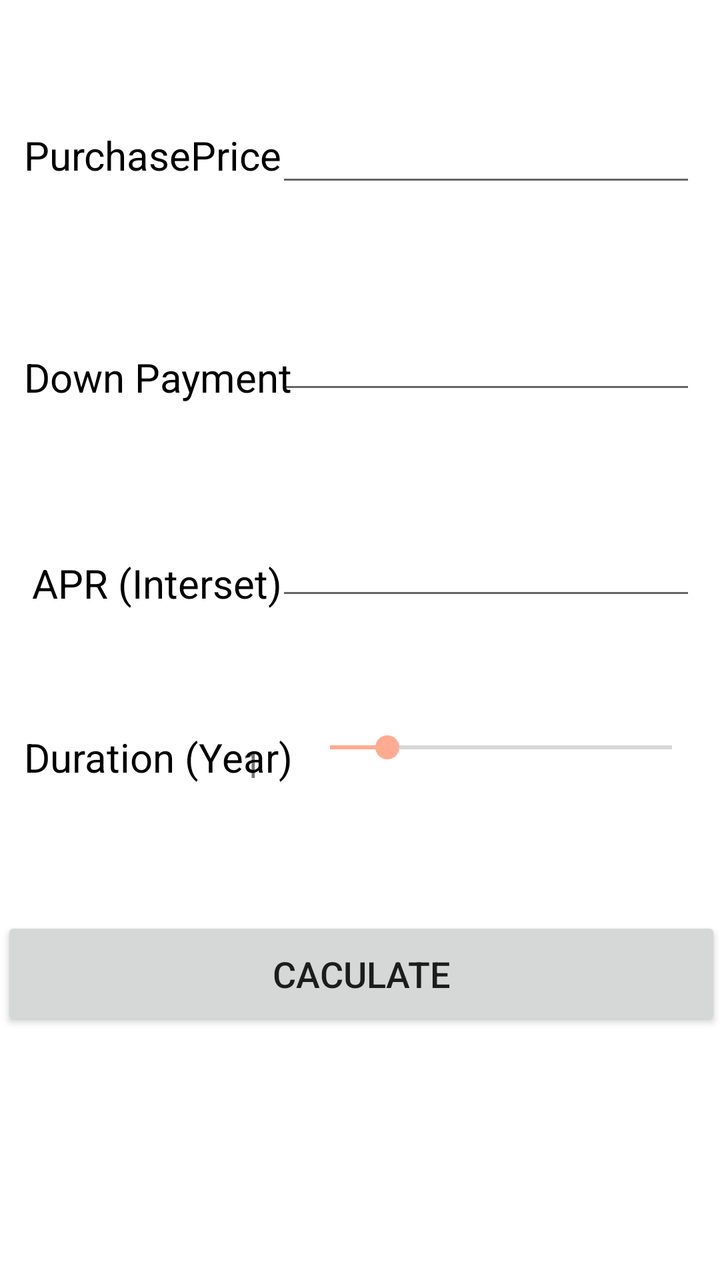
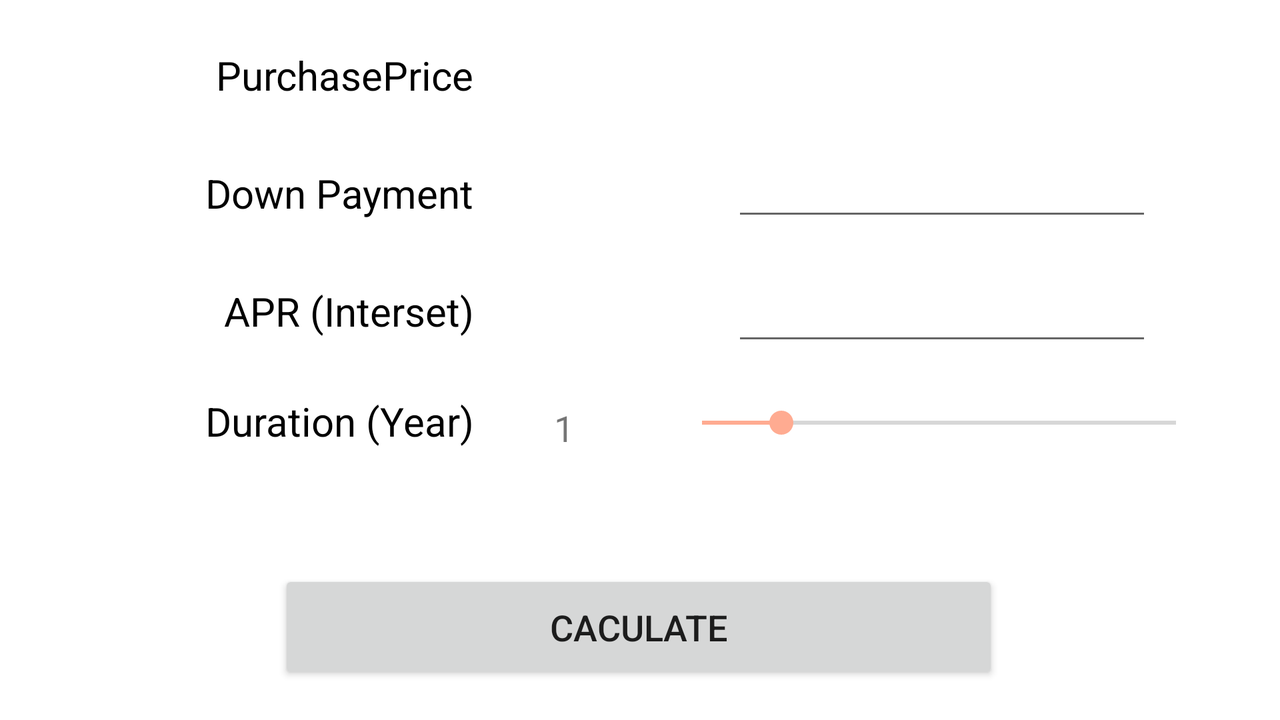

An Android layout and its configuration variant, each rendered on a device that would load it. The default file and the variant file are quoted in full after the pictures.
<!-- AndroidManifest.xml: application theme Theme.Mtcalculator -->
<!-- res/layout/activity_main.xml -->
<?xml version="1.0" encoding="utf-8"?>
<androidx.constraintlayout.widget.ConstraintLayout xmlns:android="http://schemas.android.com/apk/res/android"
    xmlns:app="http://schemas.android.com/apk/res-auto"
    xmlns:tools="http://schemas.android.com/tools"
    android:id="@+id/tableLayout"
    android:layout_width="match_parent"
    android:layout_height="match_parent"
    android:layout_column="2"
    android:layout_gravity="center|right"
    tools:context=".MainActivity">

    <TextView
        android:id="@+id/textViewPurchasePrice"
        android:layout_width="wrap_content"
        android:layout_height="wrap_content"
        android:layout_row="0"
        android:layout_column="0"
        android:layout_gravity="center|right|center_horizontal"
        android:layout_marginStart="12dp"
        android:layout_marginTop="64dp"
        android:background="#00F5F3F3"
        android:gravity="center"
        android:text="PurchasePrice"
        android:textColor="@android:color/black"
        android:textColorHighlight="@android:color/holo_blue_dark"
        android:textColorLink="@android:color/black"
        android:textSize="20sp"
        app:layout_constraintStart_toStartOf="parent"
        app:layout_constraintTop_toTopOf="parent" />

    <EditText
        android:id="@+id/editTextPurchasePrice"
        android:layout_width="wrap_content"
        android:layout_height="wrap_content"
        android:layout_row="0"
        android:layout_column="1"
        android:layout_gravity="center|left"
        android:layout_marginTop="64dp"
        android:layout_marginEnd="12dp"
        android:digits=".,0123456789"
        android:ems="10"
        android:inputType="numberDecimal"
        android:maxLength="20"
        android:textColor="#FA0C0C0C"
        android:textColorHint="#FA090808"
        android:textSize="18sp"
        app:layout_constraintBottom_toBottomOf="@+id/textViewPurchasePrice"
        app:layout_constraintEnd_toEndOf="parent"
        app:layout_constraintTop_toTopOf="parent" />

    <TextView
        android:id="@+id/textViewInterestRate"
        android:layout_width="wrap_content"
        android:layout_height="wrap_content"
        android:layout_row="1"
        android:layout_column="0"
        android:layout_gravity="center|right|center_horizontal"
        android:layout_marginStart="12dp"
        android:layout_marginTop="76dp"
        android:background="#00F5F3F3"
        android:gravity="center"
        android:text="APR (Interset)"
        android:textColor="@android:color/black"
        android:textColorHighlight="@android:color/holo_blue_dark"
        android:textColorLink="@android:color/black"
        android:textSize="20sp"
        app:layout_constraintEnd_toEndOf="@+id/textViewPurchasePrice"
        app:layout_constraintHorizontal_bias="1.0"
        app:layout_constraintStart_toStartOf="parent"
        app:layout_constraintTop_toBottomOf="@+id/textViewDownPaymentAmount" />

    <EditText
        android:id="@+id/editTextInterestRate"
        android:layout_width="wrap_content"
        android:layout_height="wrap_content"
        android:layout_row="1"
        android:layout_column="1"
        android:layout_gravity="center|left"
        android:layout_marginTop="40dp"
        android:layout_marginEnd="12dp"
        android:ems="10"
        android:inputType="number"
        android:maxLength="4"
        android:textColor="#FA0F0F0F"
        android:textColorHint="#FA090808"
        android:textSize="18sp"
        app:layout_constraintBottom_toBottomOf="@+id/textViewInterestRate"
        app:layout_constraintEnd_toEndOf="parent"
        app:layout_constraintHorizontal_bias="1.0"
        app:layout_constraintStart_toStartOf="@+id/editTextDouwnPaymentAmount"
        app:layout_constraintTop_toBottomOf="@+id/editTextDouwnPaymentAmount"
        app:layout_constraintVertical_bias="1.0" />

    <TextView
        android:id="@+id/textViewDownPaymentAmount"
        android:layout_width="wrap_content"
        android:layout_height="wrap_content"
        android:layout_row="2"
        android:layout_column="0"
        android:layout_gravity="center|right"
        android:layout_marginStart="12dp"
        android:layout_marginTop="84dp"
        android:gravity="center"
        android:text="Down Payment"
        android:textColor="@android:color/black"
        android:textColorHighlight="@android:color/holo_blue_dark"
        android:textColorLink="@android:color/black"
        android:textSize="20sp"
        app:layout_constraintEnd_toEndOf="@+id/textViewPurchasePrice"
        app:layout_constraintHorizontal_bias="0.0"
        app:layout_constraintStart_toStartOf="parent"
        app:layout_constraintTop_toBottomOf="@+id/textViewPurchasePrice" />

    <EditText
        android:id="@+id/editTextDouwnPaymentAmount"
        android:layout_width="wrap_content"
        android:layout_height="wrap_content"
        android:layout_row="2"
        android:layout_column="1"
        android:layout_gravity="center|left"
        android:layout_marginTop="40dp"
        android:layout_marginEnd="12dp"
        android:digits="0123456789"
        android:ems="10"
        android:inputType="numberDecimal"
        android:maxLength="20"
        android:textColor="#FA111010"
        android:textColorHint="#FA090808"
        android:textSize="18sp"
        app:layout_constraintBottom_toBottomOf="@+id/textViewDownPaymentAmount"
        app:layout_constraintEnd_toEndOf="parent"
        app:layout_constraintHorizontal_bias="1.0"
        app:layout_constraintStart_toStartOf="@+id/editTextPurchasePrice"
        app:layout_constraintTop_toBottomOf="@+id/editTextPurchasePrice"
        app:layout_constraintVertical_bias="1.0" />

    <TextView
        android:id="@+id/duration"
        android:layout_width="wrap_content"
        android:layout_height="wrap_content"
        android:layout_row="3"
        android:layout_column="0"
        android:layout_marginStart="12dp"
        android:layout_marginTop="60dp"
        android:gravity="center|left"
        android:text="Duration (Year)"
        android:textColor="@android:color/black"
        android:textColorHighlight="@android:color/holo_blue_dark"
        android:textColorLink="@android:color/black"
        android:textSize="20sp"
        app:layout_constraintStart_toStartOf="parent"
        app:layout_constraintTop_toBottomOf="@+id/textViewInterestRate" />

    <TextView
        android:id="@+id/textViewDuration"
        android:layout_width="28dp"
        android:layout_height="34dp"
        android:layout_marginEnd="220dp"
        android:gravity="center"
        android:text="1"
        android:textSize="18sp"
        app:layout_constraintBottom_toBottomOf="@+id/duration"
        app:layout_constraintEnd_toEndOf="parent"
        app:layout_constraintTop_toTopOf="@+id/duration"
        app:layout_constraintVertical_bias="0.0" />

    <SeekBar
        android:id="@+id/seekBar"
        android:layout_width="203dp"
        android:layout_height="17dp"
        android:layout_row="3"
        android:layout_column="1"
        android:layout_gravity="center"
        android:layout_marginEnd="8dp"
        android:max="30"
        android:progress="5"
        app:layout_constraintBottom_toBottomOf="@+id/duration"
        app:layout_constraintEnd_toEndOf="parent"
        app:layout_constraintTop_toTopOf="@+id/duration"
        app:layout_constraintVertical_bias="0.0" />

    <Button
        android:id="@+id/calculate"
        android:layout_width="360dp"
        android:layout_height="57dp"
        android:layout_row="4"
        android:layout_column="0"
        android:layout_gravity="center"
        android:layout_marginStart="12dp"
        android:layout_marginEnd="12dp"
        android:text="CACULATE"
        android:textSize="18sp"
        app:layout_constraintBottom_toBottomOf="parent"
        app:layout_constraintEnd_toEndOf="parent"
        app:layout_constraintHorizontal_bias="0.481"
        app:layout_constraintStart_toStartOf="parent"
        app:layout_constraintTop_toTopOf="parent"
        app:layout_constraintVertical_bias="0.786" />


</androidx.constraintlayout.widget.ConstraintLayout>
<!-- resources referenced by this layout -->
<resources>
  <style name="Theme.Mtcalculator" parent="Theme.MaterialComponents.DayNight.DarkActionBar">
          
          <item name="colorPrimary">@color/blue_500</item>
          <item name="colorPrimaryVariant">@color/blue_700</item>
          <item name="colorOnPrimary">@color/white</item>
          
          <item name="colorSecondary">@color/orange_200</item>
          <item name="colorSecondaryVariant">@color/orange_700</item>
          <item name="colorOnSecondary">@color/black</item>
          
          <item name="android:statusBarColor" tools:targetApi="l">?attr/colorPrimaryVariant</item>
          
      </style>
  <color name="blue_500">#3F51B5</color>
  <color name="blue_700">#FF3700B3</color>
  <color name="white">#FFFFFFFF</color>
  <color name="orange_200">#FFAB91</color>
  <color name="orange_700">#E64A19</color>
  <color name="black">#FF000000</color>
</resources>
<!-- res/layout-land/activity_main.xml (the author's variant of the layout above) -->
<!-- drawn on the phone turned sideways -->
<?xml version="1.0" encoding="utf-8"?>
<androidx.constraintlayout.widget.ConstraintLayout xmlns:android="http://schemas.android.com/apk/res/android"
    xmlns:app="http://schemas.android.com/apk/res-auto"
    xmlns:tools="http://schemas.android.com/tools"
    android:id="@+id/tableLayout"
    android:layout_width="match_parent"
    android:layout_height="match_parent"
    android:layout_column="2"
    android:layout_gravity="center|right"
    tools:context=".MainActivity"
    tools:ignore="RtlHardcoded">

    <TextView
        android:id="@+id/textViewPurchasePrice"
        android:layout_width="wrap_content"
        android:layout_height="wrap_content"
        android:layout_row="0"
        android:layout_column="0"
        android:layout_gravity="center|right|center_horizontal"
        android:layout_marginStart="108dp"
        android:layout_marginTop="24dp"
        android:background="#00F5F3F3"
        android:gravity="center"
        android:text="PurchasePrice"
        android:textAlignment="center"
        android:textColor="@android:color/black"
        android:textColorHighlight="@android:color/holo_blue_dark"
        android:textColorLink="@android:color/black"
        android:textSize="20sp"
        app:layout_constraintStart_toStartOf="parent"
        app:layout_constraintTop_toTopOf="parent" />

    <EditText
        android:id="@+id/editTextPurchasePrice"
        android:layout_width="wrap_content"
        android:layout_height="wrap_content"
        android:layout_row="0"
        android:layout_column="1"
        android:layout_gravity="center|left"
        android:layout_marginTop="64dp"
        android:layout_marginEnd="64dp"
        android:digits=".,0123456789"
        android:ems="10"
        android:inputType="numberDecimal"
        android:maxLength="20"
        android:textColor="#FA0C0C0C"
        android:textColorHint="#FA090808"
        android:textSize="18sp"
        app:layout_constraintBottom_toBottomOf="@+id/textViewPurchasePrice"
        app:layout_constraintEnd_toEndOf="parent"
        app:layout_constraintTop_toTopOf="parent"
        app:layout_constraintVertical_bias="0.827" />

    <TextView
        android:id="@+id/textViewInterestRate"
        android:layout_width="wrap_content"
        android:layout_height="wrap_content"
        android:layout_row="1"
        android:layout_column="0"
        android:layout_gravity="center|right|center_horizontal"
        android:layout_marginStart="12dp"
        android:layout_marginTop="32dp"
        android:background="#00F5F3F3"
        android:gravity="center"
        android:text="APR (Interset)"
        android:textAlignment="center"
        android:textColor="@android:color/black"
        android:textColorHighlight="@android:color/holo_blue_dark"
        android:textColorLink="@android:color/black"
        android:textSize="20sp"
        app:layout_constraintEnd_toEndOf="@+id/textViewPurchasePrice"
        app:layout_constraintHorizontal_bias="1.0"
        app:layout_constraintStart_toStartOf="parent"
        app:layout_constraintTop_toBottomOf="@+id/textViewDownPaymentAmount" />

    <EditText
        android:id="@+id/editTextInterestRate"
        android:layout_width="wrap_content"
        android:layout_height="wrap_content"
        android:layout_row="1"
        android:layout_column="1"
        android:layout_gravity="center|left"
        android:layout_marginTop="40dp"
        android:ems="10"
        android:inputType="number"
        android:maxLength="4"
        android:textColor="#FA0F0F0F"
        android:textColorHint="#FA090808"
        android:textSize="18sp"
        app:layout_constraintBottom_toBottomOf="@+id/textViewInterestRate"
        app:layout_constraintEnd_toEndOf="@+id/editTextPurchasePrice"
        app:layout_constraintHorizontal_bias="0.0"
        app:layout_constraintStart_toStartOf="@+id/editTextDouwnPaymentAmount"
        app:layout_constraintTop_toBottomOf="@+id/editTextDouwnPaymentAmount"
        app:layout_constraintVertical_bias="0.694" />

    <TextView
        android:id="@+id/textViewDownPaymentAmount"
        android:layout_width="wrap_content"
        android:layout_height="wrap_content"
        android:layout_row="2"
        android:layout_column="0"
        android:layout_gravity="center|right"
        android:layout_marginStart="12dp"
        android:layout_marginTop="32dp"
        android:gravity="center"
        android:text="Down Payment"
        android:textAlignment="center"
        android:textColor="@android:color/black"
        android:textColorHighlight="@android:color/holo_blue_dark"
        android:textColorLink="@android:color/black"
        android:textSize="20sp"
        app:layout_constraintEnd_toEndOf="@+id/textViewPurchasePrice"
        app:layout_constraintHorizontal_bias="1.0"
        app:layout_constraintStart_toStartOf="parent"
        app:layout_constraintTop_toBottomOf="@+id/textViewPurchasePrice" />

    <EditText
        android:id="@+id/editTextDouwnPaymentAmount"
        android:layout_width="wrap_content"
        android:layout_height="wrap_content"
        android:layout_row="2"
        android:layout_column="1"
        android:layout_gravity="center|left"
        android:layout_marginTop="40dp"
        android:layout_marginEnd="12dp"
        android:digits="0123456789"
        android:ems="10"
        android:inputType="numberDecimal"
        android:maxLength="20"
        android:textColor="#FA111010"
        android:textColorHint="#FA090808"
        android:textSize="18sp"
        app:layout_constraintBottom_toBottomOf="@+id/textViewDownPaymentAmount"
        app:layout_constraintEnd_toEndOf="@+id/editTextPurchasePrice"
        app:layout_constraintHorizontal_bias="0.0"
        app:layout_constraintStart_toStartOf="@+id/editTextPurchasePrice"
        app:layout_constraintTop_toBottomOf="@+id/editTextPurchasePrice"
        app:layout_constraintVertical_bias="0.696" />

    <TextView
        android:id="@+id/duration"
        android:layout_width="wrap_content"
        android:layout_height="wrap_content"
        android:layout_row="3"
        android:layout_column="0"
        android:layout_marginStart="100dp"
        android:layout_marginTop="28dp"
        android:gravity="center|left"
        android:text="Duration (Year)"
        android:textAlignment="center"
        android:textColor="@android:color/black"
        android:textColorHighlight="@android:color/holo_blue_dark"
        android:textColorLink="@android:color/black"
        android:textSize="20sp"
        app:layout_constraintEnd_toEndOf="@+id/textViewPurchasePrice"
        app:layout_constraintHorizontal_bias="1.0"
        app:layout_constraintStart_toStartOf="parent"
        app:layout_constraintTop_toBottomOf="@+id/textViewInterestRate" />

    <TextView
        android:id="@+id/textViewDuration"
        android:layout_width="28dp"
        android:layout_height="34dp"
        android:layout_marginEnd="344dp"
        android:gravity="center"
        android:text="1"
        android:textSize="18sp"
        app:layout_constraintBottom_toBottomOf="@+id/duration"
        app:layout_constraintEnd_toEndOf="parent"
        app:layout_constraintTop_toTopOf="@+id/duration"
        app:layout_constraintVertical_bias="0.0" />

    <SeekBar
        android:id="@+id/seekBar"
        android:layout_width="269dp"
        android:layout_height="25dp"
        android:layout_row="3"
        android:layout_column="1"
        android:layout_gravity="center"
        android:layout_marginEnd="36dp"
        android:max="30"
        android:progress="5"
        app:layout_constraintBottom_toBottomOf="@+id/duration"
        app:layout_constraintEnd_toEndOf="parent"
        app:layout_constraintTop_toTopOf="@+id/duration"
        app:layout_constraintVertical_bias="1.0" />

    <Button
        android:id="@+id/calculate"
        android:layout_width="360dp"
        android:layout_height="57dp"
        android:layout_row="4"
        android:layout_column="0"
        android:layout_gravity="center"
        android:layout_marginStart="12dp"
        android:layout_marginEnd="12dp"
        android:text="CACULATE"
        android:textSize="18sp"
        app:layout_constraintBottom_toBottomOf="parent"
        app:layout_constraintEnd_toEndOf="parent"
        app:layout_constraintHorizontal_bias="0.498"
        app:layout_constraintStart_toStartOf="parent"
        app:layout_constraintTop_toTopOf="parent"
        app:layout_constraintVertical_bias="0.941" />


</androidx.constraintlayout.widget.ConstraintLayout>
